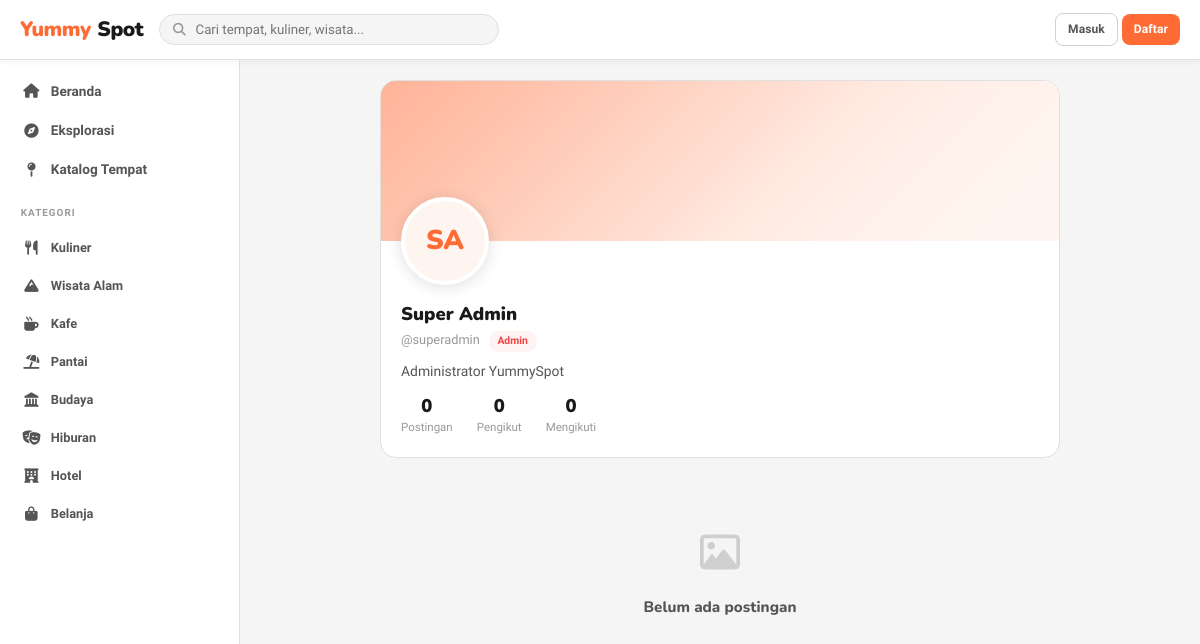
/profile.php?u=superadmin, run on an earlier commit of the app's database.
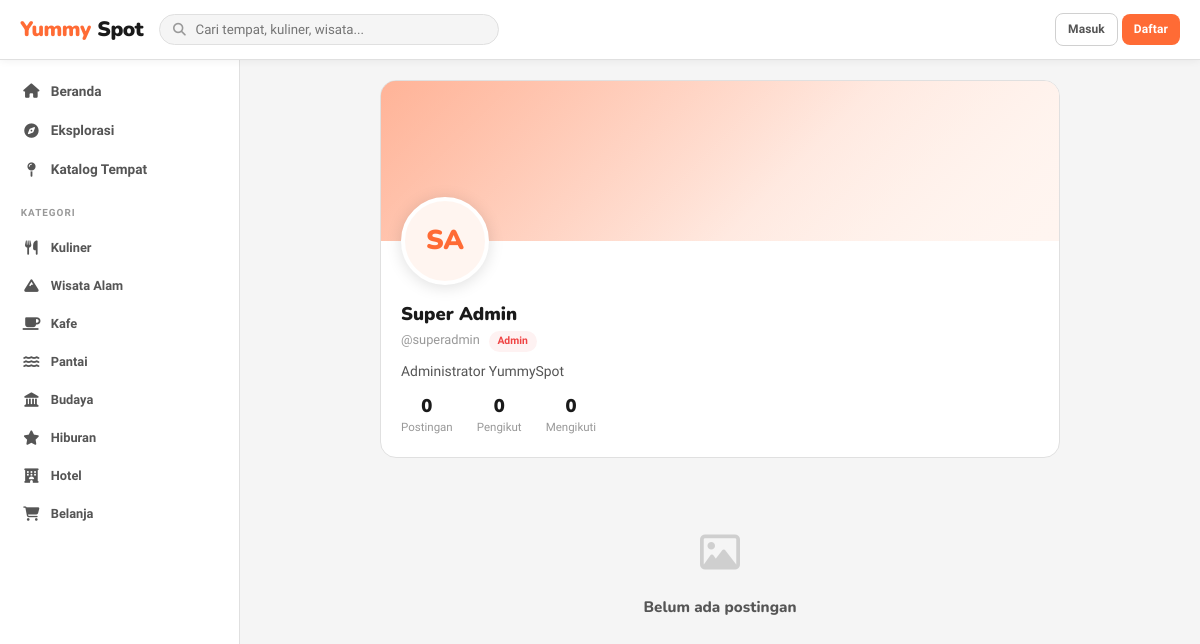
And on a later commit of the database.
### tables this page shows
CREATE TABLE categories (
    id         INT AUTO_INCREMENT PRIMARY KEY,
    name       VARCHAR(100) NOT NULL,
    icon       VARCHAR(255) DEFAULT NULL,
    created_at TIMESTAMP DEFAULT CURRENT_TIMESTAMP,
    UNIQUE KEY uq_category_name (name)
);

### config/database.php (called while the page is built, shortened)
<?php
function getDB() {
    static $pdo = null;
    if ($pdo === null) {
        try {
            $dsn = "mysql:host=".DB_HOST.";port=".DB_PORT.";dbname=".DB_NAME.";charset=utf8mb4";
            $pdo = new PDO($dsn, DB_USER, DB_PASS, [
                PDO::ATTR_ERRMODE            => PDO::ERRMODE_EXCEPTION,
                PDO::ATTR_DEFAULT_FETCH_MODE => PDO::FETCH_ASSOC,
                PDO::ATTR_EMULATE_PREPARES   => false,
            ]);
        } catch (PDOException $e) {
            die('<div style="font-family:sans-serif;padding:2rem;background:#fee;color:#c00;border:1px solid #fcc;border-radius:8px;margin:2rem"><strong>Database Error:</strong> '.$e->getMessage().'<br><br>Pastikan MySQL berjalan dan sudah import <code>install.sql</code></div>');
        }
    }
    return $pdo;
}

### includes/helpers.php (called while the page is built, shortened)
<?php
require_once __DIR__ . '/../config/database.php';
function e($s)           { return htmlspecialchars((string)$s, ENT_QUOTES, 'UTF-8'); }

### profile.php (the view, shortened to what the changed rows need)
<?php
require_once __DIR__ . '/includes/helpers.php';
require_once __DIR__ . '/includes/header.php';
?>
<div class="app-wrap">
<?php require_once __DIR__ . '/includes/sidebar.php'; ?>
</div>
<?php require_once __DIR__ . '/includes/footer.php'; ?>

### includes/sidebar.php (shortened to what the changed rows need)
<?php
$pg       = basename($_SERVER['PHP_SELF'], '.php');
$isCatalogPage = in_array($pg, ['catalog', 'catalog-detail']);
?>
<aside class="sidebar">
  <div class="sidebar-section">
    <a href="<?= APP_URL ?>/index.php" class="sb-item <?= $pg==='index' ? 'active' : '' ?>">
    </a>
    <a href="<?= APP_URL ?>/explore.php" class="sb-item <?= $pg==='explore' ? 'active' : '' ?>">
    </a>
    <a href="<?= APP_URL ?>/catalog.php" class="sb-item <?= $isCatalogPage ? 'active' : '' ?>">
    </a>
  </div>
  <div class="sb-label">Kategori</div>
  <?php
  $activeCatId = (int)($_GET['cat'] ?? 0);
  $cats = getDB()->query("SELECT * FROM categories ORDER BY id LIMIT 8")->fetchAll();
  foreach ($cats as $c):
    $isCatActive = $isCatalogPage && $activeCatId === (int)$c['id'];
  ?>
  <a href="<?= APP_URL ?>/catalog.php?cat=<?= $c['id'] ?>"
     class="sb-item <?= $isCatActive ? 'active' : '' ?>"
     style="font-size:.8rem;">
    <i class="fa-solid <?= e($c['icon']) ?> si"></i> <?= e($c['name']) ?>
  </a>
  <?php endforeach; ?>
</aside>

What changed in the data, as far as the page shows it:
changed categories "Kafe": icon "fa-mug-hot" → "fa-mug-saucer" (drawn)
changed categories "Pantai": icon "fa-umbrella-beach" → "fa-water" (drawn)
changed categories "Hiburan": icon "fa-masks-theater" → "fa-star" (drawn)
changed categories "Belanja": icon "fa-bag-shopping" → "fa-cart-shopping" (drawn)
